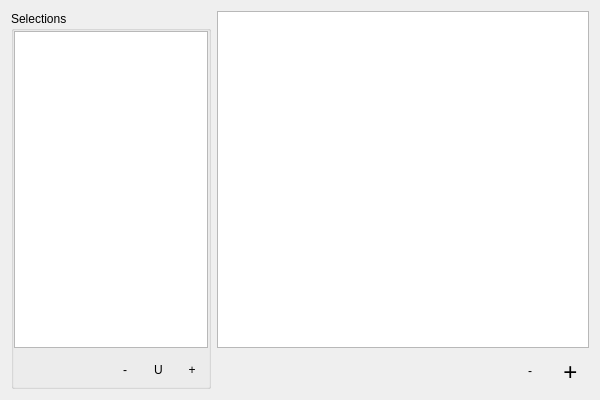
<?xml version="1.0" encoding="UTF-8"?>
<ui version="4.0">
 <class>Root</class>
 <widget class="QWidget" name="Root">
  <property name="geometry">
   <rect>
    <x>0</x>
    <y>0</y>
    <width>600</width>
    <height>400</height>
   </rect>
  </property>
  <property name="windowTitle">
   <string>Form</string>
  </property>
  <layout class="QHBoxLayout" name="horizontalLayout_3">
   <item>
    <widget class="QGroupBox" name="groupBox">
     <property name="sizePolicy">
      <sizepolicy hsizetype="Preferred" vsizetype="Preferred">
       <horstretch>0</horstretch>
       <verstretch>0</verstretch>
      </sizepolicy>
     </property>
     <property name="maximumSize">
      <size>
       <width>200</width>
       <height>16777215</height>
      </size>
     </property>
     <property name="title">
      <string>Selections</string>
     </property>
     <layout class="QVBoxLayout" name="verticalLayout_2">
      <property name="leftMargin">
       <number>0</number>
      </property>
      <property name="topMargin">
       <number>0</number>
      </property>
      <property name="rightMargin">
       <number>0</number>
      </property>
      <property name="bottomMargin">
       <number>0</number>
      </property>
      <item>
       <widget class="QListView" name="selectionListView"/>
      </item>
      <item>
       <layout class="QHBoxLayout" name="horizontalLayout_2">
        <item>
         <spacer name="horizontalSpacer_2">
          <property name="orientation">
           <enum>Qt::Horizontal</enum>
          </property>
          <property name="sizeHint" stdset="0">
           <size>
            <width>40</width>
            <height>20</height>
           </size>
          </property>
         </spacer>
        </item>
        <item>
         <widget class="QToolButton" name="delSelection">
          <property name="minimumSize">
           <size>
            <width>32</width>
            <height>32</height>
           </size>
          </property>
          <property name="text">
           <string>-</string>
          </property>
          <property name="autoRaise">
           <bool>true</bool>
          </property>
         </widget>
        </item>
        <item>
         <widget class="QToolButton" name="updateSelection">
          <property name="text">
           <string>U</string>
          </property>
          <property name="iconSize">
           <size>
            <width>32</width>
            <height>32</height>
           </size>
          </property>
          <property name="autoRaise">
           <bool>true</bool>
          </property>
         </widget>
        </item>
        <item>
         <widget class="QToolButton" name="addSelection">
          <property name="minimumSize">
           <size>
            <width>32</width>
            <height>32</height>
           </size>
          </property>
          <property name="text">
           <string>+</string>
          </property>
          <property name="autoRaise">
           <bool>true</bool>
          </property>
         </widget>
        </item>
       </layout>
      </item>
     </layout>
    </widget>
   </item>
   <item>
    <layout class="QVBoxLayout" name="verticalLayout">
     <item>
      <widget class="QTableView" name="dataView">
       <property name="alternatingRowColors">
        <bool>true</bool>
       </property>
       <property name="selectionBehavior">
        <enum>QAbstractItemView::SelectRows</enum>
       </property>
      </widget>
     </item>
     <item>
      <layout class="QHBoxLayout" name="horizontalLayout">
       <item>
        <spacer name="horizontalSpacer">
         <property name="orientation">
          <enum>Qt::Horizontal</enum>
         </property>
         <property name="sizeHint" stdset="0">
          <size>
           <width>40</width>
           <height>20</height>
          </size>
         </property>
        </spacer>
       </item>
       <item>
        <widget class="QToolButton" name="delRows">
         <property name="minimumSize">
          <size>
           <width>32</width>
           <height>32</height>
          </size>
         </property>
         <property name="text">
          <string>-</string>
         </property>
         <property name="autoRaise">
          <bool>true</bool>
         </property>
        </widget>
       </item>
       <item>
        <widget class="QToolButton" name="addRows">
         <property name="minimumSize">
          <size>
           <width>32</width>
           <height>32</height>
          </size>
         </property>
         <property name="font">
          <font>
           <pointsize>18</pointsize>
          </font>
         </property>
         <property name="text">
          <string>+</string>
         </property>
         <property name="iconSize">
          <size>
           <width>32</width>
           <height>32</height>
          </size>
         </property>
         <property name="autoRaise">
          <bool>true</bool>
         </property>
        </widget>
       </item>
      </layout>
     </item>
    </layout>
   </item>
  </layout>
 </widget>
 <resources/>
 <connections/>
</ui>
